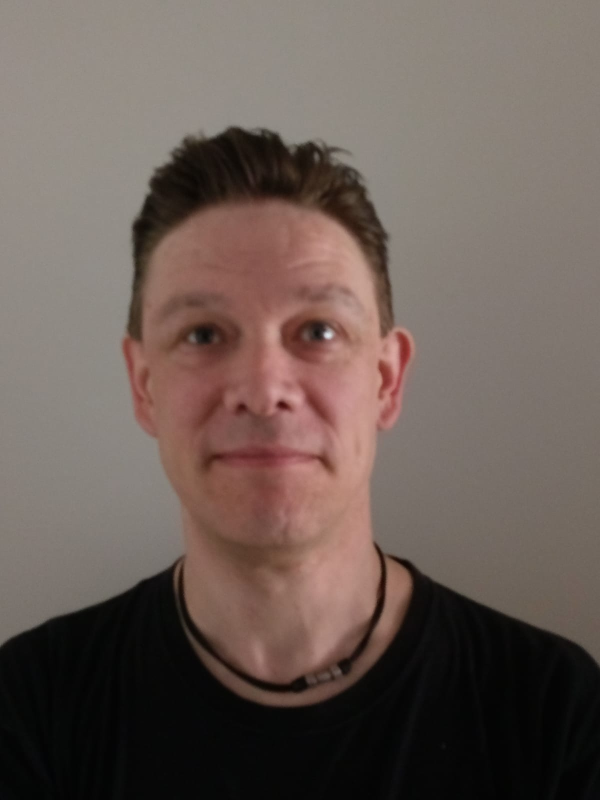
#> input picture AI_Programming/Face/pics/face0.jpg, 1200 x 1600 px (shown at 1/2 size)
$ python Face.py
#> lines starting #> are read from the running program, lines starting #| are printed output that depends on the picture; after the words box and inside, x2 and y2 are one past the last pixel; in counts of white or black regions, pixels touching at a corner belong together
#example 6.1 OpenCV face detection
import cv2
img = cv2.imread('./pics/face0.jpg')
#> img is the input picture: shape (1600, 1200, 3); mean B, G, R 86.5, 93, 107
cascade_classifier = cv2.CascadeClassifier('./xml/haarcascade_frontalface_default.xml')
gray =  cv2.cvtColor(img, cv2.COLOR_BGR2GRAY)
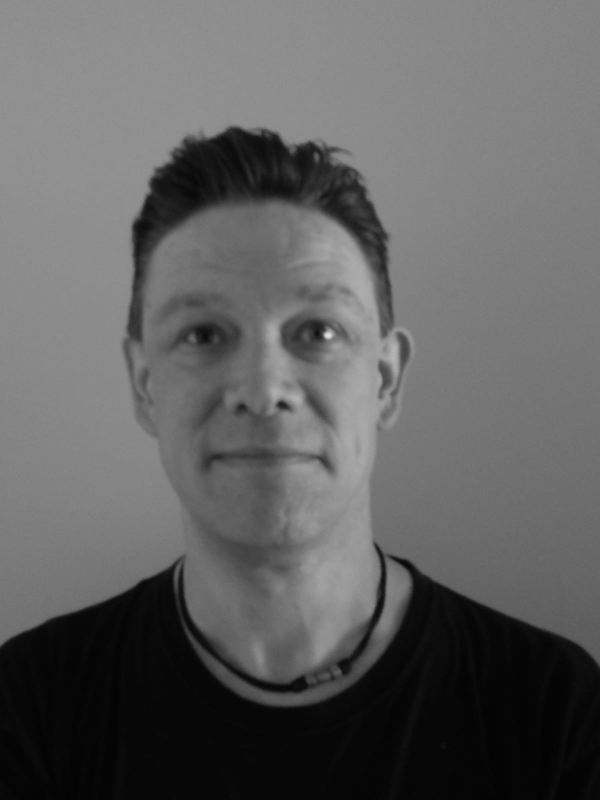
#> gray: shape (1600, 1200) (shown at 1/2 size); min 2, max 230, mean 96.5
faces = cascade_classifier.detectMultiScale(gray, minNeighbors=5)
#> faces = [[179, 398, 694, 694]]

for (x, y, w,h) in faces:
    cv2.rectangle(img,(x,y),(x+w,y+h),(255, 255,0),2)
    cv2.putText(img, 'face',(x+10, y+10), cv2.FONT_HERSHEY_SIMPLEX, 1, (255,0,255),2)
#> this loop made 1 pass
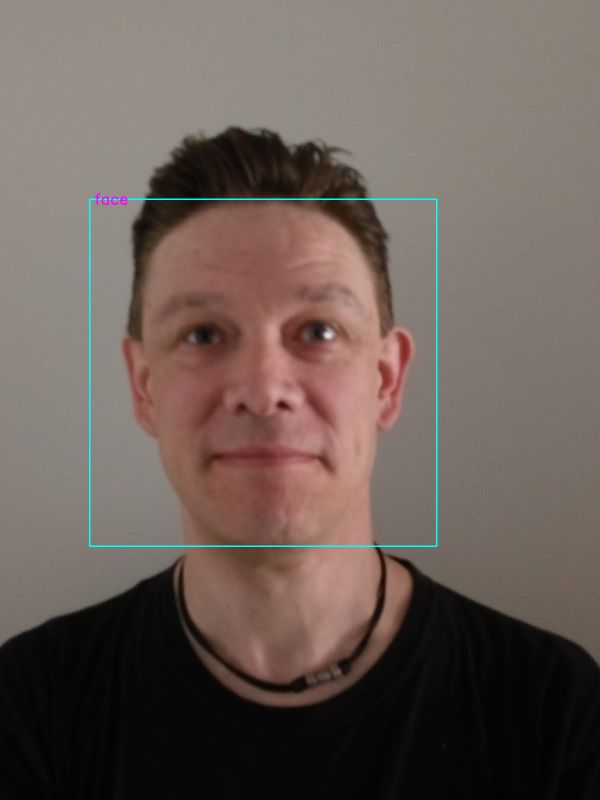
#> img: shape (1600, 1200, 3) (shown at 1/2 size); 0.46% of pixels changed, all inside (x1, y1, x2, y2) = (178, 386, 875, 1094)

cv2.imshow('face', img)
cv2.waitKey(delay=5000)

$ run again, with AI_Programming/Face/pics/face2.jpg copied over AI_Programming/Face/pics/face0.jpg
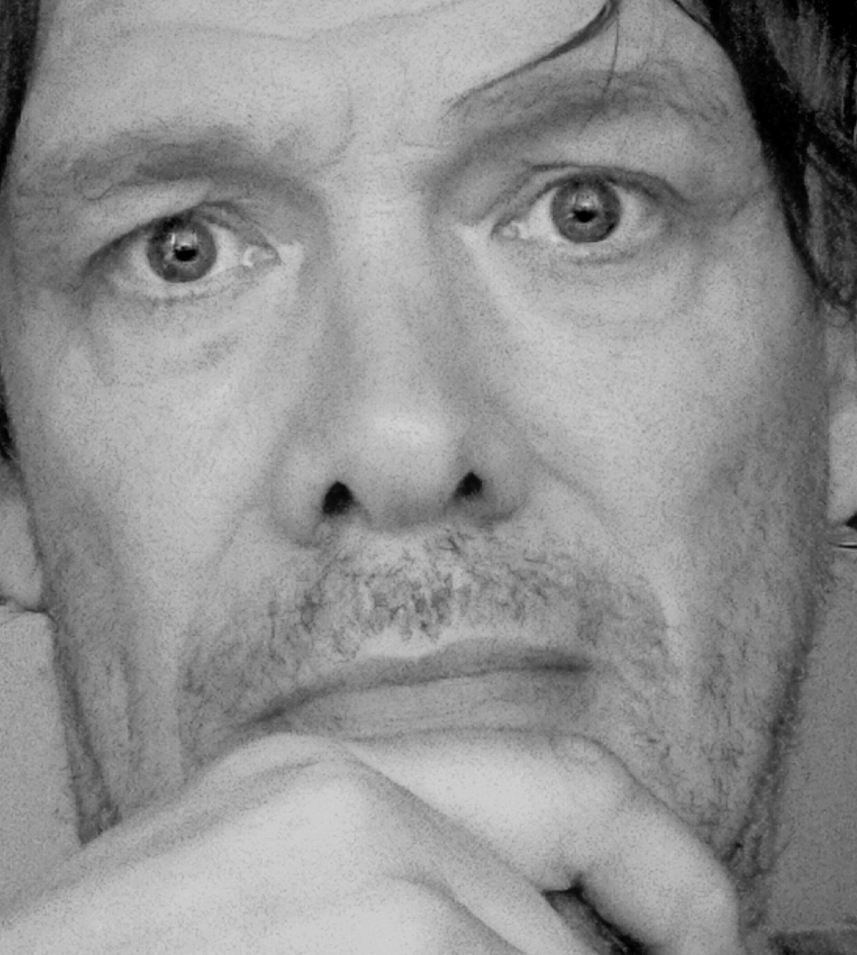
#> input picture AI_Programming/Face/pics/face2.jpg, 1713 x 1910 px (shown at 1/2 size)
#> img is the input picture: shape (1910, 1713, 3); min 0, max 211, mean 144.4
#> faces = [[1603, 455, 49, 49], [1479, 1464, 56, 56]]
#> the loop `for (x, y, w,h) in faces:` made 2 passes
#> after the loop `for (x, y, w,h) in faces:`:
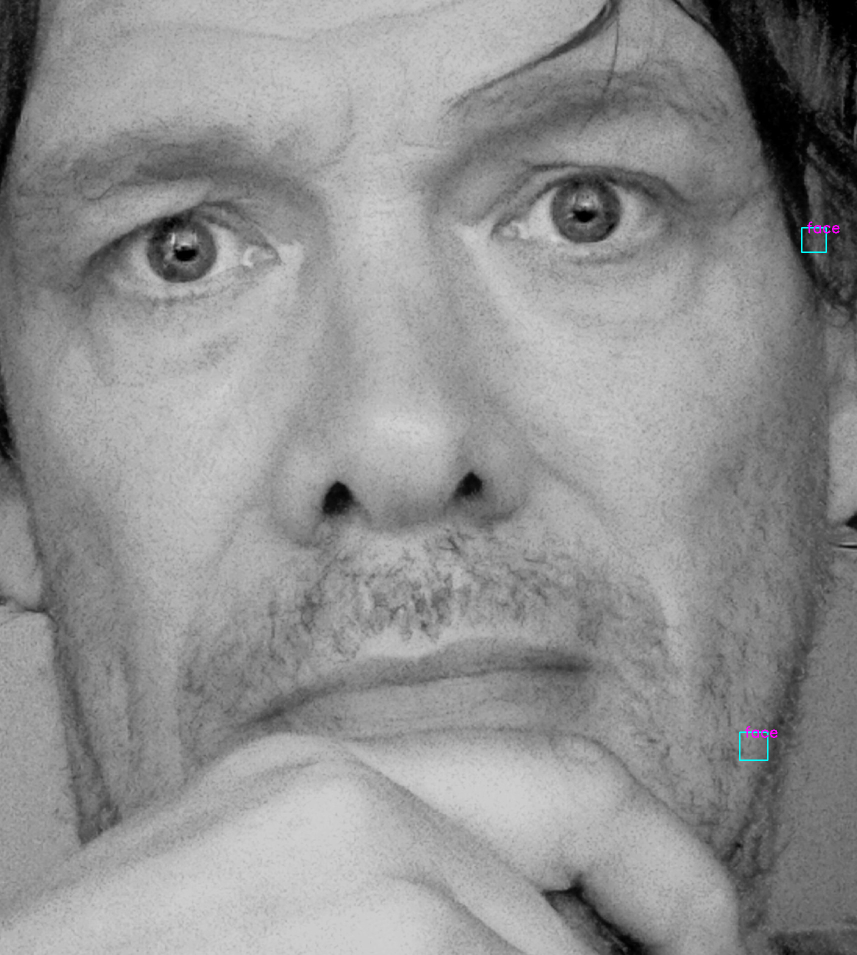
#> img: shape (1910, 1713, 3) (shown at 1/2 size); 0.07% of pixels changed, all inside (x1, y1, x2, y2) = (1478, 443, 1679, 1522)
